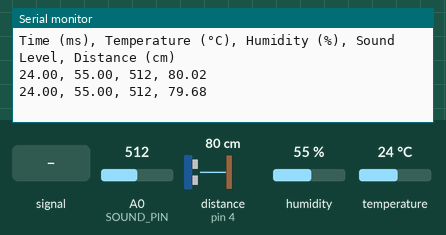
Recording of a sketch running on a simulated Arduino Uno, built with avr-gcc and run on an emulated ATmega328P. On the bench: the last lines printed to the serial monitor. Wiring (inferred from the names in the program): ultrasonic range finder: trigger pin 3; echo pin 4. The test bench sets the inputs (shaded band); at power-on: distance to the obstacle (sensor on pin 4) 80 cm, humidity 55 %, A0 (SOUND_PIN) = 512, temperature 24 °C. The echo pulse lasts 58.3 µs per cm.

Above: at 2.8 s.
2.9 s: A0 (SOUND_PIN) fed a 200 Hz sine of ±81 counts around its level
At 5.3 s:
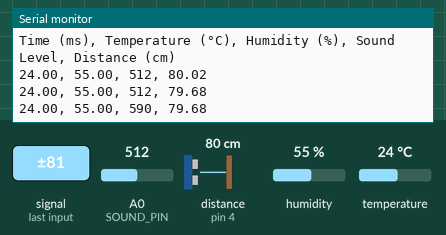
5.6 s: distance to the obstacle (sensor on pin 4) set to 2 cm
At 6.7 s:
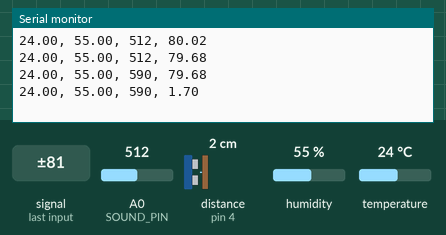
8.3 s: humidity set to 22 %
At 8.3 s:
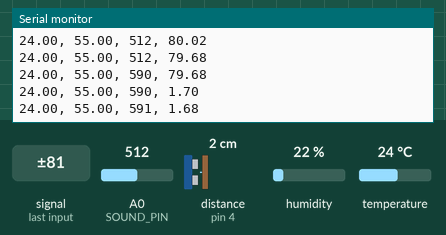
11.0 s: A0 (SOUND_PIN) set to 716
At 12.8 s:
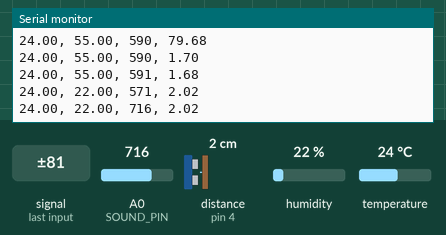
13.7 s: temperature set to 12 °C
At 15.3 s:
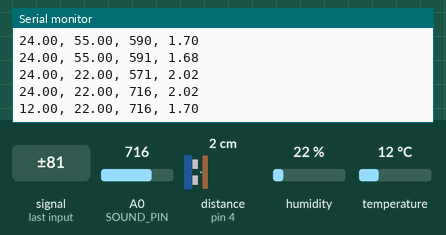
16.4 s: A0 (SOUND_PIN) fed a 1000 Hz sine of ±255 counts around its level
At 19.0 s:
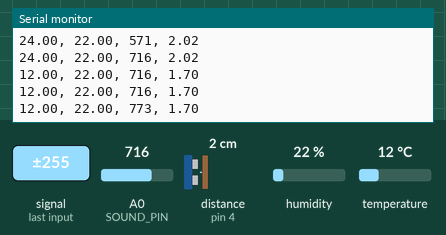
Timing chart, 0 to 20.1 s (numbered marks = the images above; inputs shaded):
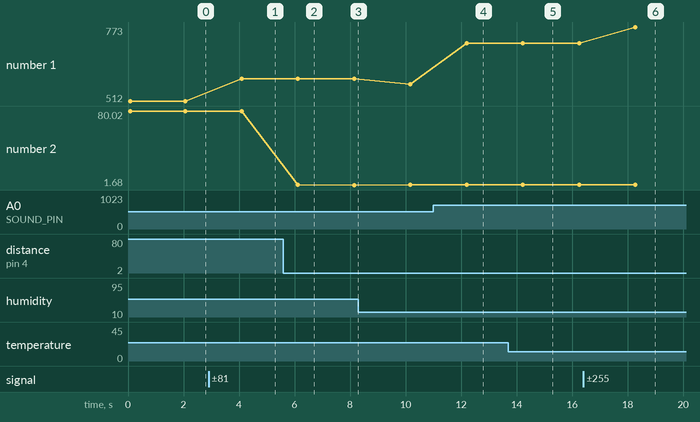

The sketch:

yesist_sensors.ino
```cpp
#include <DHT.h>

#define DHTPIN 2        // Pin connected to DHT11 sensor
#define DHTTYPE DHT11   // Define sensor type as DHT11
#define SOUND_PIN A0    // Analog pin connected to the sound sensor

#define TRIG_PIN 3      // Pin connected to the Trigger pin of the ultrasonic sensor
#define ECHO_PIN 4      // Pin connected to the Echo pin of the ultrasonic sensor

DHT dht(DHTPIN, DHTTYPE);

void setup() {
  Serial.begin(9600);  // Initialize serial communication
  dht.begin();         // Initialize DHT sensor

  pinMode(TRIG_PIN, OUTPUT); // Set Trigger pin as output
  pinMode(ECHO_PIN, INPUT);  // Set Echo pin as input

  // Print column headers for data
  Serial.println("Time (ms), Temperature (°C), Humidity (%), Sound Level, Distance (cm)");
}

void loop() {
  // Read temperature and humidity from DHT11
  float temperature = dht.readTemperature();
  float humidity = dht.readHumidity();

  // Read the analog value from the sound sensor
  int soundLevel = analogRead(SOUND_PIN);

  // Measure distance using ultrasonic sensor
  long duration;
  float distance;

  digitalWrite(TRIG_PIN, LOW);
  delayMicroseconds(2);
  digitalWrite(TRIG_PIN, HIGH);
  delayMicroseconds(10);
  digitalWrite(TRIG_PIN, LOW);

  duration = pulseIn(ECHO_PIN, HIGH);
  distance = (duration * 0.0343) / 2; // Convert duration to distance in cm

  // Check if readings are valid
  if (isnan(temperature) || isnan(humidity)) {
    Serial.println("Error reading from DHT sensor!");

  }

  // Print data to serial monitor
  unsigned long currentTime = millis(); // Get elapsed time in milliseconds
  //Serial.print(currentTime);
  //Serial.print(", ");
  Serial.print(temperature);
  Serial.print(", ");
  Serial.print(humidity);
  Serial.print(", ");
  Serial.print(soundLevel);
  Serial.print(", ");
  Serial.print(distance);
  Serial.println();
  delay(2000); // Log data every 2 seconds
}
```

Measured:
- after the input at 2.9 s, the serial monitor: prints a new line after 1.2 s (image 1)
- after the input at 5.6 s, the serial monitor: prints a new line after 0.52 s (image 2)
- after the input at 11.0 s, the serial monitor: prints a new line after 1.2 s (image 4)
- after the input at 13.7 s, the serial monitor: prints a new line after 0.52 s (image 5)
- after the input at 16.4 s, the serial monitor: prints a new line after 1.9 s (image 6)
- plotted number 1: 512 → 590 after the input at 2.9 s, 590 → 591 after the input at 5.6 s, 571 → 716 after the input at 11.0 s, 716 → 773 after the input at 16.4 s
- plotted number 2: 79.68 → 1.68 after the input at 5.6 s, 1.68 → 2.02 after the input at 8.3 s, 2.02 → 1.7 after the input at 13.7 s
